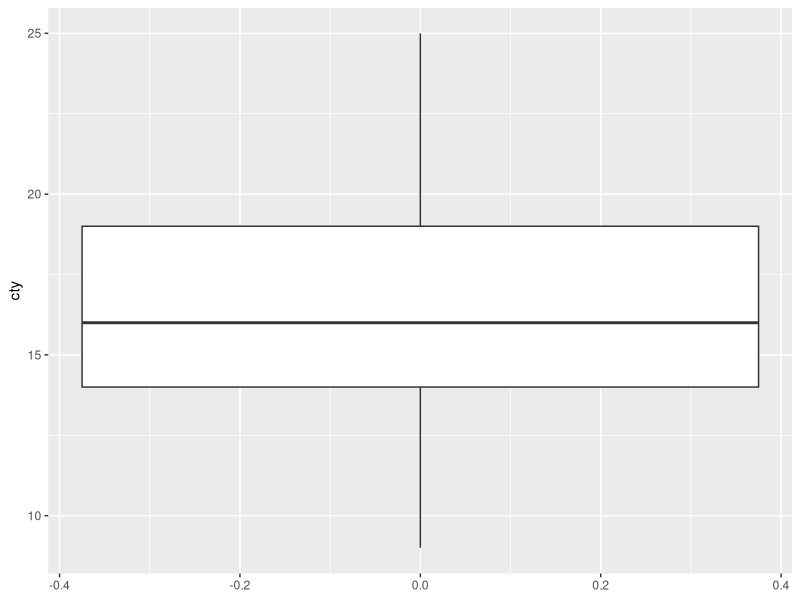

This chart was generated by the following R code:
#1. Draw a box plot of cty using base R graphics. (You will see a few data points above the upper whisker boundary. cty is a column in mpg data.)
#2. Display the number of vehicles whose cty value is greater than 26.
#3. Display both the maximum and minimum values of the cty column.
#4. Draw the box plot of cty after removing data points exceeding 26. Data points above the upper whisker boundary should be removed.
# Scatter plot
#5. Draw a scatter plot between cty and hwy using ggplot2. (Use cty in the x-axis and hwy in the y-axis.)
# Bar plot
#6. Draw a bar plot of class using ggplot2. (Use class in the x-axis.)

library(ggplot2)

df <- mpg
print(head(df))

#conditional selection
sub1<-subset(df,cty>26);
print(sub1);
length(sub1)

b<-max(mpg$cty)
c<-min(mpg$cty)
print(b)
print(c)

sub2<-subset(df,cty<26);
print(sub2);
length(sub2)


#DATA & AESTHETICS Layer

pl<-ggplot(data=sub2,aes(cty))

#Geometry layer
#Adding the data & AESTHETICS layer to geom layer
print(pl+geom_boxplot() + coord_flip())
